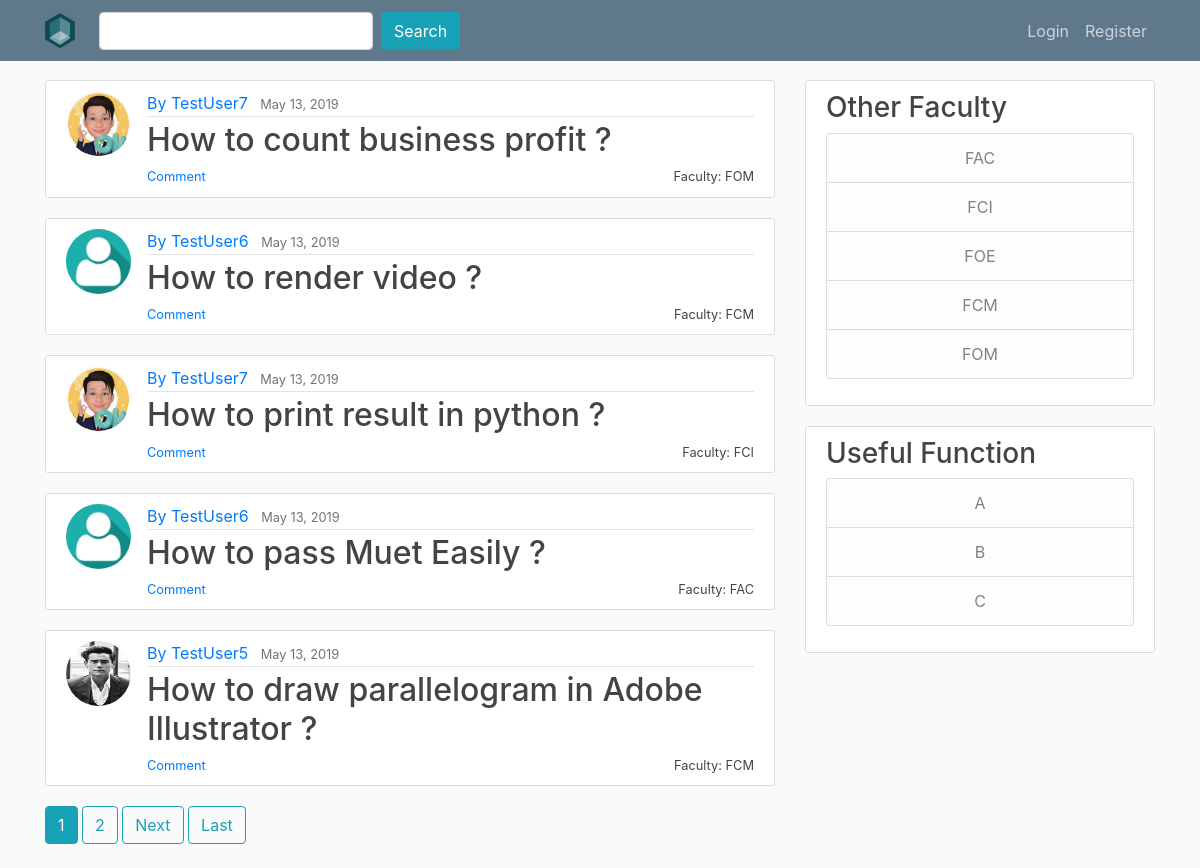
The app's page /QnA/ with its own data.
### QnA/models.py (models this page shows, shortened)
class question (models.Model):
    title = models.CharField(max_length=100) #use charfield to limit user input
    liked_by = models.ManyToManyField(User,related_name='liked_by_question',blank = True)
    like = models.IntegerField(default=0)
    content = models.TextField() #use TextField if there is no limit for the content
    date_published = models.DateTimeField(default=timezone.now) #auto-select the current time
    category = models.ForeignKey(category,on_delete=models.CASCADE)
    author = models.ForeignKey(User, on_delete=models.CASCADE) #if the user is deleted the question will be deleted

class category (models.Model):
    category = models.CharField(max_length=100)
    slug = models.SlugField(max_length=100,unique=True)
    def get_absolute_url(self):
        return reverse('category',args=[self.slug])
    def __str__(self):
        return self.category

### users/models.py (models this page shows, shortened)
class Profile(models.Model):
    user = models.OneToOneField(User, on_delete=models.CASCADE)
    image = models.ImageField(default="default.png", upload_to="profile_pics")

### QnA/views.py (the view)
# urls.py: path("QnA/", QuestionListView.as_view(), name="qna"),
class QuestionListView(ListView):
    model = question
    template_name = 'QnA/question.html'
    context_object_name = 'question'
    ordering = ['-date_published']
    paginate_by = 5

### QnA/templates/QnA/question.html (shortened to what this page needs)
{% extends "QnA/base.html" %}
{% load crispy_forms_tags %}
{% block content %}
	{% for question in question %}
		<article class="media content-section">
		  <img class="rounded-circle article-img" src="{{ question.author.profile.image.url }}">
		  <div class="media-body">
		    <div class="article-metadata">
		      <a class="mr-2" href="{% url 'user-profile' question.author.username %}" >By {{ question.author }}</a>
		      <small class="text-muted">{{ question.date_published|date:"F d, Y" }}</small>
		    </div>
				<h2><a class="article-title" style="display : inline" href="{% url 'question-detail' question.pk %}" >{{ question.title }}</a></h2>
				<a href="{{ question.category.get_absolute_url}}"><small class="article-title" style="float: right" >Faculty: {{ question.category }}</small></a>
				<small class="article-title" style="float: left" ><a href="{% url 'question-detail' question.pk %}">Comment</a></small>
		  </div>
		</article>
	{% endfor %}
	{% if is_paginated %}
		{% for num in page_obj.paginator.page_range %}
			{% if page_obj.number == num %}
				<a class="btn btn-info mb-4" href="?page={{ num }}">{{ num }}</a>
			{% elif num > page_obj.number|add:'-3' and num < page_obj.number|add:'3'%}
				<a class="btn btn-outline-info mb-4" href="?page={{ num }}">{{ num }}</a>
			{% endif %}
		{% endfor %}
		{% if page_obj.has_next %}
			<a class="btn btn-outline-info mb-4" href="?page={{ page_obj.next_page_number }}">Next</a>
			<a class="btn btn-outline-info mb-4" href="?page={{ page_obj.paginator.num_pages}}">Last</a>
		{% endif %}
	{% endif %}
{% endblock %}

### QnA/static/QnA/base.css (style rules this page uses)
body { background: #fafafa; color: #333333; margin-top: 5rem; }
h1, h2, h3, h4, h5, h6 { color: #444444; }
.content-section { background: #ffffff; padding: 10px 20px; border: 1px solid #dddddd; border-radius: 3px; margin-bottom: 20px; }
.article-title { color: #444444; }
.article-img { height: 65px; width: 65px; margin-right: 16px; }
.article-metadata { padding-bottom: 1px; margin-bottom: 4px; border-bottom: 1px solid #e3e3e3 }

### records on screen
question: author.profile.image (picture), author "TestUser7", date_published "May 13, 2019", title "How to count business profit ?", category "FOM"
question: author.profile.image (placeholder picture), author "TestUser6", date_published "May 13, 2019", title "How to render video ?", category "FCM"
question: author.profile.image (picture), author "TestUser7", date_published "May 13, 2019", title "How to print result in python ?", category "FCI"
question: author.profile.image (placeholder picture), author "TestUser6", date_published "May 13, 2019", title "How to pass Muet Easily ?", category "FAC"
question: author.profile.image (picture), author "TestUser5", date_published "May 13, 2019", title "How to draw parallelogram in Adobe Illustrator ?", category "FCM"

### other values on screen
{{ num }} "1"
{{ num }} "2"
